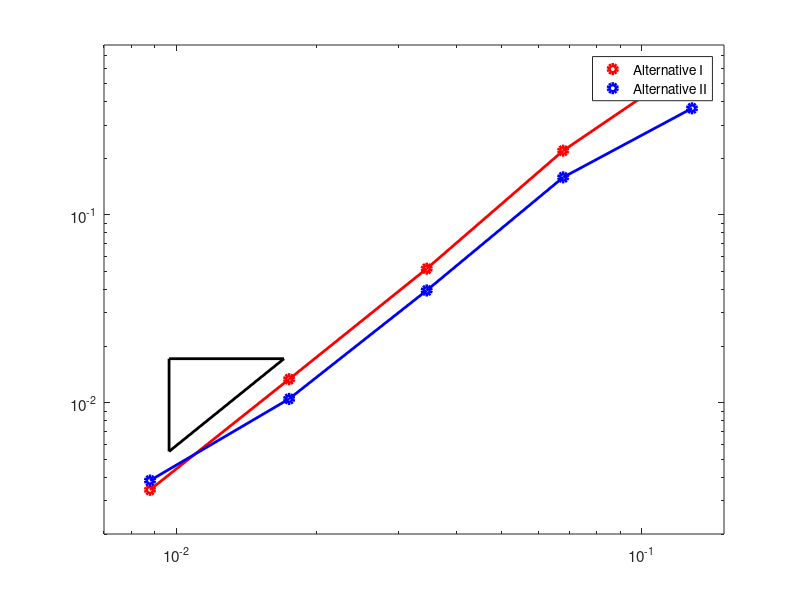
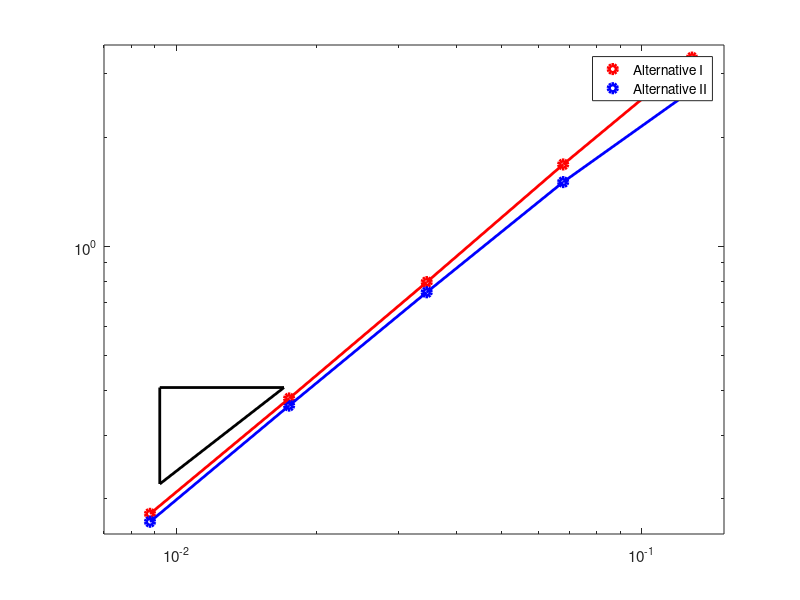

MATLAB code for these plots, in order:
%shape = 'quads';
%shape = 'triangles';
shape = 'voronoi';

switch shape
    case 'triangles'
%%%%%%%%%%%%%%%%%Triangles

h = [0.10101525445522107, 0.05018856132284956, 0.025141822757713456, 0.012525468249897755,...
     0.006261260829309998];

H1ElectricError =  [0.5098721095770006, 0.12175648676696989, 0.03224235083294914, 0.007922421692486309, 0.001949904177034469];

H1MagneticError = [2.0042181007879325, 0.9781866298047875, 0.5502616339498934, 0.28069706397737304, 0.13768142439140277];

LSElectricError = [0.14818729871298789, 0.04458205952586334, 0.01236690803569729, 0.003386789150707841, 0.0008478943600952674];

LSMagneticError = [1.737093523457867, 0.8830857310478574, 0.5308519199985781, 0.2801388010942833, 0.1374005242633508];
%secondtitle = 'Triangles';




%Plotting the electric field
figure(1)
clf
loglog(h,H1ElectricError,'o','LineWidth',3,'color','r');
hold on
loglog(h,LSElectricError,'o','LineWidth',3,'color','b');
loglog(h,H1ElectricError,'LineWidth',2,'Color','r');
loglog(h,LSElectricError,'LineWidth',2,'Color','b');
set(gca,'FontSize',15)
hold on
%Pick a basis point for the triangle
xseed = 0.9*h(5)+h(4)*0.1;
yseed = 0.01*0.25+0.001*.75;
%desiredSlope Of triangle
slope = 2;
%Another x point
xnext = h(4);


b = log10(yseed/(xseed^slope));


ynext = 10^(b)*xnext^slope;


x = [xseed, xseed,xnext,ynext];
%secondtitle = 'Triangles';




%Plotting the electric field
figure(1)
clf
loglog(h,H1ElectricError,'o','LineWidth',3,'color','r');
hold on
loglog(h,LSElectricError,'o','LineWidth',3,'color','b');
loglog(h,H1ElectricError,'LineWidth',2,'Color','r');
loglog(h,LSElectricError,'LineWidth',2,'Color','b');
set(gca,'FontSize',11)
hold on
%Pick a basis point for the triangle
xseed = 0.9*h(5)+h(4)*0.1;
yseed = 0.01*0.25+0.001*.75;
%desiredSlope Of triangle
slope = 2;
%Another x point
xnext = h(4);


b = log10(yseed/(xseed^slope));


ynext = 10^(b)*xnext^slope;


x = [xseed, xseed, xnext, xseed];
y = [yseed, ynext, ynext, yseed];

loglog(x,y,'LineWidth',2,'Color','k')

%text(xseed*0.7+0.3*xnext,ynext+0.003,'1','Fontsize',15)
%text(xseed-0.001,0.5*yseed+0.5*ynext,'2','Fontsize',15)





%title('Triangular Mesh')





%Now the ticks
%The x-axis
leftaxis = 0.005;
rightaxis = 0.13;
upaxis = 0.65;
downaxis = 0;

axis([leftaxis rightaxis downaxis upaxis])

legend('Alternative I','Alternative II')


%Plotting The magnetic Field

figure(2)
clf
loglog(h,H1MagneticError,'o','LineWidth',3,'color','r')
hold on
loglog(h,LSMagneticError,'o','LineWidth',3,'color','b')
loglog(h,H1MagneticError,'LineWidth',2,'Color','r')
loglog(h,LSMagneticError,'LineWidth',2,'Color','b')
set(gca,'FontSize',11)


hold on

%Pick a basis point for the triangle
xseed = h(4)*0.05+0.95*h(5);
yseed = 0.18;
%desiredSlope Of triangle
slope = 1;
%Another x point
xnext = h(4);


b = log10(yseed/(xseed^slope));


ynext = 10^(b)*xnext^slope;


x = [xseed, xseed, xnext, xseed];
y = [yseed, ynext, ynext, yseed];

loglog(x,y,'LineWidth',2,'Color','k')


%text(xseed*0.7+0.3*xnext,ynext+0.01+0.01+0.01+0.01,'1','FontSize',15)
%text(xseed-0.0015/1.5,0.5*yseed+0.5*ynext,'1','FontSize',15)










%title('Triangular Mesh')
%xlabel('Mesh Size')
%ylabel('Error On Magnetic Field')


%axis([0.01-0.005 0.1+0.01 0.1+0.1 3])

leftaxis = 0.005;
rightaxis = 0.13;
downaxis = 0.125;
upaxis = 2.15;

axis([leftaxis rightaxis downaxis upaxis])
%xlabel('Mesh Size')

ax = log10(leftaxis);
bx = log10(rightaxis);
tx = ax:(bx-ax)/10:bx;
tx = 10.^(tx);
ay = log10(downaxis);
by = log10(upaxis);
ty = ay:(by-ay)/10:by;
ty = 10.^(ty);

legend('Alternative I','Alternative II')

%xticks(tx)
%yticks(ty)

%grid on





























    case 'quads'
%%%%%%%%%%%%%%%%%%%PerturbedSquares
%h = [0.471405,0.235702,0.122975,0.0614875,0.0310816,0.0155408,0.00779781];
%The above was the older mesh-size

h = [0.16666666666666666, 0.08333333333333333, 0.043478260869565216, 0.021739130434782608,...
     0.010989010989010988];%, 0.005494505494505494,0.0027548209366391185];

H1ElectricError = [0.1505488392083424, 0.07540240822978826, 0.01964292814740662, 0.00461064875933448, 0.0010155804421071366];

H1MagneticError = [1.3485966107898497, 0.515270877390314, 0.22681651972361622, 0.10557908129467171, 0.05201601043760578];
                                                      
LSElectricError = [0.10257125554190669, 0.04721190787824579, 0.014863112248450432, 0.0036221150547460566, 0.0007750246467491926];
LSMagneticError = [0.9331853803694574, 0.45839095006777036, 0.2045238649645601, 0.10048477597864197, 0.05047566104015773];
%secondtitle = 'On Perturbed squares';


%Plotting the electric field

figure(1)

clf

loglog(h,H1ElectricError,'o','LineWidth',3,'color','r')
%plot(log(h),log(ElectricError));

hold on
loglog(h,LSElectricError,'o','LineWidth',3,'color','b')

loglog(h,H1ElectricError,'LineWidth',2,'Color','r')
loglog(h,LSElectricError,'LineWidth',2,'Color','b')
%loglog(h,10^(1)*h.^(1.8))
hold on
%Pick a basis point for the triangle
xseed = 0.95*h(5)+0.05*h(4);
yseed = 0.0016;
%desiredSlope Of triangle
slope = 2;
%Another x point
xnext = h(4);


b = log10(yseed/(xseed^slope));


ynext = 10^(b)*xnext^slope;


x = [xseed, xseed, xnext, xseed];
y = [yseed, ynext, ynext, yseed];

loglog(x,y,'r','LineWidth',2,'Color','k')
set(gca,'FontSize',11)
%text(xseed*0.7+0.3*xnext,ynext+0.002,'1','FontSize',15)
%text(xseed-0.002,0.5*yseed+0.5*ynext,'2','FontSize',15)




%title('Perturbed Quadrilateral Mesh')
%axis([0.01 0.25 (0.001+0.0001)/2 .15])
%xlabel('Mesh Size')
%ylabel('Error On Electric Field')

leftaxis = 0.009;
rightaxis = 0.18;
downaxis = 0.0;
upaxis = 0.16;

axis([leftaxis rightaxis downaxis upaxis])


ax = log10(leftaxis);
bx = log10(rightaxis);
tx = ax:(bx-ax)/10:bx;
tx = 10.^(tx);
ay = log10(downaxis);
by = log10(upaxis);
ty = ay:(by-ay)/10:by;
ty = 10.^(ty);

legend('Alternative I','Alternative II')

%xticks(tx)
%yticks(ty)





%grid on



%Plotting The magnetic Field

figure(2)
clf
loglog(h,H1MagneticError,'o','LineWidth',3,'color','r')
hold on
loglog(h,LSMagneticError,'o','LineWidth',3,'color','b')
loglog(h,H1MagneticError,'LineWidth',2,'Color','r')
loglog(h,LSMagneticError,'LineWidth',2,'Color','b')


hold on

%Pick a basis point for the triangle
xseed = h(4)*0.05+0.95*h(5);
yseed = 0.065;
%desiredSlope Of triangle
slope = 1;
%Another x point
xnext = h(4);


b = log10(yseed/(xseed^slope));


ynext = 10^(b)*xnext^slope;


x = [xseed, xseed, xnext, xseed];
y = [yseed, ynext, ynext, yseed];

loglog(x,y,'LineWidth',2,'Color','k')


%text(xseed*0.7+0.3*xnext,ynext+0.01+0.01,'1','FontSize',15)
%text(xseed-0.0015,0.5*yseed+0.5*ynext,'1','FontSize',15)

set(gca,'FontSize',11)








%title('Perturbed Quadrilateral Mesh')
%xlabel('Mesh Size')
%ylabel('Error On Magnetic Field')
%axis([0.01 0.25 0.75*10^(-1)+0.25*0.01 1])
%grid on

leftaxis = 0.009;
rightaxis = 0.18;
downaxis = 0.047;
upaxis = 1.5;

axis([leftaxis rightaxis downaxis upaxis])


ax = log10(leftaxis);
bx = log10(rightaxis);
tx = ax:(bx-ax)/10:bx;
tx = 10.^(tx);
ay = log10(downaxis);
by = log10(upaxis);
ty = ay:(by-ay)/10:by;
ty = 10.^(ty);



%xticks(tx)
%yticks(ty)


legend('Alternative I','Alternative II')




    case 'voronoi'
%%%%%%%%%%%%%%%%%%%%%%%%%%Voronoi

%h = [0.12803687993289598, 0.06772854614785964, 0.03450327796711771, 0.017476749542968805,...
%     0.008787156237382746];%, 0.004419676355414694,0.0022139558199118672];

%ElectricError = [0.4846671385368301, 0.17629056352803815, 0.0894535222510598, 0.013677866376455412,...
%    0.006616196310031363];

%MagneticError = [4.418879142501644, 2.4900590603987354, 1.2075527434363857, 0.5879063547722386,...
% 0.276556530752596];

h = [0.12803687993289598, 0.06772854614785964, 0.03450327796711771, 0.017476749542968805,0.008787156237382746];

H1ElectricError = [0.6402171603657321, 0.2191316614798317, 0.05161479281147327, 0.013327689044599616, 0.003435073380290061];

H1MagneticError = [3.3226284919819693, 1.6827177392771193, 0.7955836030979955, 0.3792426183789603, 0.18192650249011413];

LSElectricError = [0.3682110522050534, 0.15810796882225037, 0.03953170336385856, 0.010469264282408906, 0.003850058673999911];

LSMagneticError = [2.697860282739323, 1.504084831376333, 0.74567700206153, 0.36236339153342956, 0.17296289875225518];


%secondtitle='Voronoi';



figure(1)

clf

loglog(h,H1ElectricError,'o','LineWidth',3,'color','r')
hold on
loglog(h,LSElectricError,'o','LineWidth',3,'color','b')
loglog(h,H1ElectricError,'LineWidth',2,'Color','r')
loglog(h,LSElectricError,'LineWidth',2,'Color','b')
hold on
%Pick a basis point for the triangle
xseed = 0.9*h(5)+h(4)*0.1;
%yseed = 0.0124;
yseed = 0.0055;
%desiredSlope Of triangle
slope = 2;
%Another x point
xnext = h(4)*0.95+0.05*h(5);


b = log10(yseed/(xseed^slope));


ynext = 10^(b)*xnext^slope;


x = [xseed, xseed, xnext, xseed];
y = [yseed, ynext, ynext, yseed];

loglog(x,y,'LineWidth',2,'Color','k')

%text(xseed*0.7+0.3*xnext,ynext+0.001+0.0035,'1','FontSize',15)
%text(xseed-0.0012,0.5*yseed+0.5*ynext,'2','FontSize',15)
set(gca,'FontSize',11)




%title('Voronoi Tesselation')





%Now the ticks
%The x-axis
%leftaxis = 0.0077;
%rightaxis = 0.1+0.05;
%upaxis = 0.55;
%downaxis = 0.0048;

leftaxis  = 0.007;
rightaxis = 0.15;
upaxis = 0.8;
downaxis = 0.002;
axis([leftaxis rightaxis downaxis upaxis])
%xlabel('Mesh Size')

ax = log10(leftaxis);
bx = log10(rightaxis);
tx = ax:(bx-ax)/10:bx;
tx = 10.^(tx);
ay = log10(downaxis);
by = log10(upaxis);
ty = ay:(by-ay)/10:by;
ty = 10.^(ty);

%ylabel('Error On Electric Field')

%xticks(tx)
%yticks(ty)
%grid on

legend('Alternative I','Alternative II')


%Plotting The magnetic Field

figure(2)
clf
loglog(h,H1MagneticError,'o','LineWidth',3,'color','r')
hold on
loglog(h,LSMagneticError,'o','LineWidth',3,'color','b')
loglog(h,H1MagneticError,'LineWidth',2,'Color','r')
loglog(h,LSMagneticError,'LineWidth',2,'Color','b')


hold on

%Pick a basis point for the triangle
%xseed = h(4)*0.25+0.75*h(5);
%yseed = 0.45;
xseed = 0.95*h(5)+0.05*h(4);
yseed = 0.22;
%desiredSlope Of triangle
slope = 1;
%Another x point
%xnext = h(4);
xnext = h(5)*0.05+0.95*h(4);


b = log10(yseed/(xseed^slope));


ynext = 10^(b)*xnext^slope;


x = [xseed, xseed, xnext, xseed];
y = [yseed, ynext, ynext, yseed];

loglog(x,y,'LineWidth',2,'Color','k')


%text(xseed*0.7+0.3*xnext,ynext+0.01+0.01+0.01+0.01+0.01,'1','FontSize',15)
%text(xseed-0.0015/1.5,0.5*yseed+0.5*ynext,'1','fontSize',15)




set(gca,'FontSize',11)





%title('Voronoi Tesselation')
%xlabel('Mesh Size')
%ylabel('Error On Magnetic Field')


%axis([0.01-0.005 0.1+0.01 0.1+0.1 3])

%leftaxis = 0.0068*.99+0.01*0.119;
%rightaxis = 0.15;
%downaxis = 0.25;
%upaxis = 5;
leftaxis = 0.007;
rightaxis = 0.15;
downaxis = 0.16;
upaxis = 3.6;
axis([leftaxis rightaxis downaxis upaxis])
%xlabel('Mesh Size')

ax = log10(leftaxis);
bx = log10(rightaxis);
tx = ax:(bx-ax)/10:bx;
tx = 10.^(tx);
ay = log10(downaxis);
by = log10(upaxis);
ty = ay:(by-ay)/10:by;
ty = 10.^(ty);

%xticks(tx)
%yticks(ty)

%grid on
legend('Alternative I','Alternative II')
end